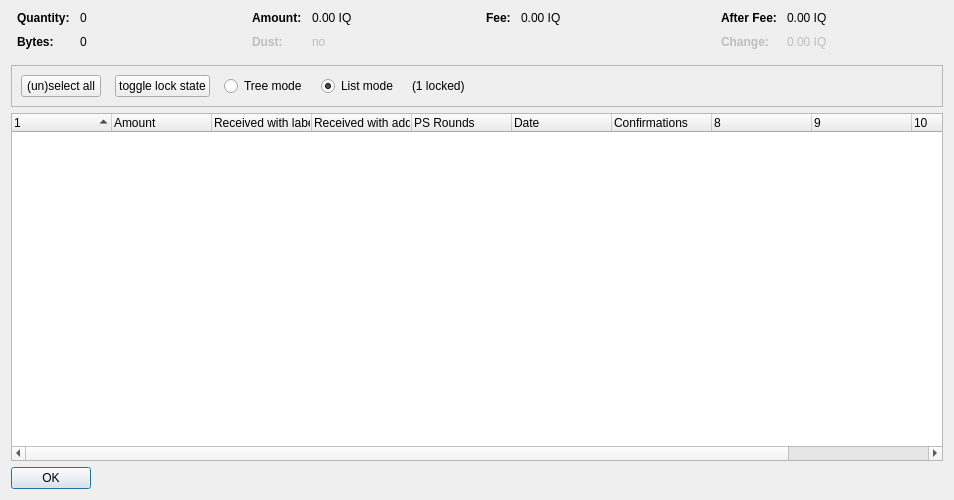
<?xml version="1.0" encoding="UTF-8"?>
<ui version="4.0">
 <class>CoinControlDialog</class>
 <widget class="QDialog" name="CoinControlDialog">
  <property name="geometry">
   <rect>
    <x>0</x>
    <y>0</y>
    <width>954</width>
    <height>500</height>
   </rect>
  </property>
  <property name="windowTitle">
   <string>Coin Selection</string>
  </property>
  <layout class="QVBoxLayout" name="verticalLayout">
   <item>
    <layout class="QHBoxLayout" name="horizontalLayoutTop" stretch="0,0,0,0">
     <property name="topMargin">
      <number>0</number>
     </property>
     <property name="bottomMargin">
      <number>10</number>
     </property>
     <item>
      <layout class="QFormLayout" name="formLayoutCoinControl1">
       <property name="horizontalSpacing">
        <number>10</number>
       </property>
       <property name="verticalSpacing">
        <number>10</number>
       </property>
       <property name="leftMargin">
        <number>6</number>
       </property>
       <property name="rightMargin">
        <number>6</number>
       </property>
       <item row="0" column="0">
        <widget class="QLabel" name="labelCoinControlQuantityText">
         <property name="font">
          <font>
           <weight>75</weight>
           <bold>true</bold>
          </font>
         </property>
         <property name="text">
          <string>Quantity:</string>
         </property>
        </widget>
       </item>
       <item row="0" column="1">
        <widget class="QLabel" name="labelCoinControlQuantity">
         <property name="cursor">
          <cursorShape>IBeamCursor</cursorShape>
         </property>
         <property name="contextMenuPolicy">
          <enum>Qt::ActionsContextMenu</enum>
         </property>
         <property name="text">
          <string notr="true">0</string>
         </property>
         <property name="textInteractionFlags">
          <set>Qt::LinksAccessibleByMouse|Qt::TextSelectableByKeyboard|Qt::TextSelectableByMouse</set>
         </property>
        </widget>
       </item>
       <item row="1" column="0">
        <widget class="QLabel" name="labelCoinControlBytesText">
         <property name="font">
          <font>
           <weight>75</weight>
           <bold>true</bold>
          </font>
         </property>
         <property name="text">
          <string>Bytes:</string>
         </property>
        </widget>
       </item>
       <item row="1" column="1">
        <widget class="QLabel" name="labelCoinControlBytes">
         <property name="cursor">
          <cursorShape>IBeamCursor</cursorShape>
         </property>
         <property name="contextMenuPolicy">
          <enum>Qt::ActionsContextMenu</enum>
         </property>
         <property name="text">
          <string notr="true">0</string>
         </property>
         <property name="textInteractionFlags">
          <set>Qt::LinksAccessibleByMouse|Qt::TextSelectableByKeyboard|Qt::TextSelectableByMouse</set>
         </property>
        </widget>
       </item>
      </layout>
     </item>
     <item>
      <layout class="QFormLayout" name="formLayoutCoinControl2">
       <property name="horizontalSpacing">
        <number>10</number>
       </property>
       <property name="verticalSpacing">
        <number>10</number>
       </property>
       <property name="leftMargin">
        <number>6</number>
       </property>
       <property name="rightMargin">
        <number>6</number>
       </property>
       <item row="0" column="0">
        <widget class="QLabel" name="labelCoinControlAmountText">
         <property name="font">
          <font>
           <weight>75</weight>
           <bold>true</bold>
          </font>
         </property>
         <property name="text">
          <string>Amount:</string>
         </property>
        </widget>
       </item>
       <item row="0" column="1">
        <widget class="QLabel" name="labelCoinControlAmount">
         <property name="cursor">
          <cursorShape>IBeamCursor</cursorShape>
         </property>
         <property name="contextMenuPolicy">
          <enum>Qt::ActionsContextMenu</enum>
         </property>
         <property name="text">
          <string notr="true">0.00 IQ</string>
         </property>
         <property name="textInteractionFlags">
          <set>Qt::LinksAccessibleByMouse|Qt::TextSelectableByKeyboard|Qt::TextSelectableByMouse</set>
         </property>
        </widget>
       </item>
       <item row="1" column="0">
        <widget class="QLabel" name="labelCoinControlLowOutputText">
         <property name="enabled">
          <bool>false</bool>
         </property>
         <property name="font">
          <font>
           <weight>75</weight>
           <bold>true</bold>
          </font>
         </property>
         <property name="text">
          <string>Dust:</string>
         </property>
        </widget>
       </item>
       <item row="1" column="1">
        <widget class="QLabel" name="labelCoinControlLowOutput">
         <property name="enabled">
          <bool>false</bool>
         </property>
         <property name="cursor">
          <cursorShape>IBeamCursor</cursorShape>
         </property>
         <property name="contextMenuPolicy">
          <enum>Qt::ActionsContextMenu</enum>
         </property>
         <property name="text">
          <string notr="true">no</string>
         </property>
         <property name="textInteractionFlags">
          <set>Qt::LinksAccessibleByMouse|Qt::TextSelectableByKeyboard|Qt::TextSelectableByMouse</set>
         </property>
        </widget>
       </item>
      </layout>
     </item>
     <item>
      <layout class="QFormLayout" name="formLayoutCoinControl3">
       <property name="horizontalSpacing">
        <number>10</number>
       </property>
       <property name="verticalSpacing">
        <number>10</number>
       </property>
       <property name="leftMargin">
        <number>6</number>
       </property>
       <property name="rightMargin">
        <number>6</number>
       </property>
       <item row="0" column="0">
        <widget class="QLabel" name="labelCoinControlFeeText">
         <property name="font">
          <font>
           <weight>75</weight>
           <bold>true</bold>
          </font>
         </property>
         <property name="text">
          <string>Fee:</string>
         </property>
        </widget>
       </item>
       <item row="0" column="1">
        <widget class="QLabel" name="labelCoinControlFee">
         <property name="cursor">
          <cursorShape>IBeamCursor</cursorShape>
         </property>
         <property name="contextMenuPolicy">
          <enum>Qt::ActionsContextMenu</enum>
         </property>
         <property name="text">
          <string notr="true">0.00 IQ</string>
         </property>
         <property name="textInteractionFlags">
          <set>Qt::LinksAccessibleByMouse|Qt::TextSelectableByKeyboard|Qt::TextSelectableByMouse</set>
         </property>
        </widget>
       </item>
      </layout>
     </item>
     <item>
      <layout class="QFormLayout" name="formLayoutCoinControl4">
       <property name="horizontalSpacing">
        <number>10</number>
       </property>
       <property name="verticalSpacing">
        <number>10</number>
       </property>
       <property name="leftMargin">
        <number>6</number>
       </property>
       <property name="rightMargin">
        <number>6</number>
       </property>
       <item row="0" column="0">
        <widget class="QLabel" name="labelCoinControlAfterFeeText">
         <property name="font">
          <font>
           <weight>75</weight>
           <bold>true</bold>
          </font>
         </property>
         <property name="text">
          <string>After Fee:</string>
         </property>
        </widget>
       </item>
       <item row="0" column="1">
        <widget class="QLabel" name="labelCoinControlAfterFee">
         <property name="cursor">
          <cursorShape>IBeamCursor</cursorShape>
         </property>
         <property name="contextMenuPolicy">
          <enum>Qt::ActionsContextMenu</enum>
         </property>
         <property name="text">
          <string notr="true">0.00 IQ</string>
         </property>
         <property name="textInteractionFlags">
          <set>Qt::LinksAccessibleByMouse|Qt::TextSelectableByKeyboard|Qt::TextSelectableByMouse</set>
         </property>
        </widget>
       </item>
       <item row="1" column="0">
        <widget class="QLabel" name="labelCoinControlChangeText">
         <property name="enabled">
          <bool>false</bool>
         </property>
         <property name="font">
          <font>
           <weight>75</weight>
           <bold>true</bold>
          </font>
         </property>
         <property name="text">
          <string>Change:</string>
         </property>
        </widget>
       </item>
       <item row="1" column="1">
        <widget class="QLabel" name="labelCoinControlChange">
         <property name="enabled">
          <bool>false</bool>
         </property>
         <property name="cursor">
          <cursorShape>IBeamCursor</cursorShape>
         </property>
         <property name="contextMenuPolicy">
          <enum>Qt::ActionsContextMenu</enum>
         </property>
         <property name="text">
          <string notr="true">0.00 IQ</string>
         </property>
         <property name="textInteractionFlags">
          <set>Qt::LinksAccessibleByMouse|Qt::TextSelectableByKeyboard|Qt::TextSelectableByMouse</set>
         </property>
        </widget>
       </item>
      </layout>
     </item>
    </layout>
   </item>
   <item>
    <widget class="QFrame" name="frame">
     <property name="minimumSize">
      <size>
       <width>0</width>
       <height>40</height>
      </size>
     </property>
     <property name="frameShape">
      <enum>QFrame::StyledPanel</enum>
     </property>
     <property name="frameShadow">
      <enum>QFrame::Sunken</enum>
     </property>
     <layout class="QHBoxLayout" name="horizontalLayout">
      <item>
       <layout class="QHBoxLayout" name="horizontalLayoutPanel" stretch="0,0,0,0,0,0">
        <property name="spacing">
         <number>14</number>
        </property>
        <item>
         <widget class="QPushButton" name="pushButtonSelectAll">
          <property name="sizePolicy">
           <sizepolicy hsizetype="Maximum" vsizetype="Fixed">
            <horstretch>0</horstretch>
            <verstretch>0</verstretch>
           </sizepolicy>
          </property>
          <property name="text">
           <string>(un)select all</string>
          </property>
          <property name="autoDefault">
           <bool>false</bool>
          </property>
         </widget>
        </item>
        <item>
         <widget class="QPushButton" name="pushButtonToggleLock">
          <property name="sizePolicy">
           <sizepolicy hsizetype="Maximum" vsizetype="Fixed">
            <horstretch>0</horstretch>
            <verstretch>0</verstretch>
           </sizepolicy>
          </property>
          <property name="text">
           <string>toggle lock state</string>
          </property>
          <property name="autoDefault">
           <bool>false</bool>
          </property>
         </widget>
        </item>
        <item>
         <widget class="QRadioButton" name="radioTreeMode">
          <property name="sizePolicy">
           <sizepolicy hsizetype="Maximum" vsizetype="Fixed">
            <horstretch>0</horstretch>
            <verstretch>0</verstretch>
           </sizepolicy>
          </property>
          <property name="text">
           <string>Tree mode</string>
          </property>
         </widget>
        </item>
        <item>
         <widget class="QRadioButton" name="radioListMode">
          <property name="sizePolicy">
           <sizepolicy hsizetype="Maximum" vsizetype="Fixed">
            <horstretch>0</horstretch>
            <verstretch>0</verstretch>
           </sizepolicy>
          </property>
          <property name="text">
           <string>List mode</string>
          </property>
          <property name="checked">
           <bool>true</bool>
          </property>
         </widget>
        </item>
        <item>
         <widget class="QLabel" name="labelLocked">
          <property name="text">
           <string>(1 locked)</string>
          </property>
         </widget>
        </item>
        <item>
         <spacer name="horizontalSpacer">
          <property name="orientation">
           <enum>Qt::Horizontal</enum>
          </property>
          <property name="sizeHint" stdset="0">
           <size>
            <width>40</width>
            <height>20</height>
           </size>
          </property>
         </spacer>
        </item>
       </layout>
      </item>
     </layout>
    </widget>
   </item>
   <item>
    <widget class="CoinControlTreeWidget" name="treeWidget">
     <property name="contextMenuPolicy">
      <enum>Qt::CustomContextMenu</enum>
     </property>
     <property name="sortingEnabled">
      <bool>false</bool>
     </property>
     <property name="columnCount">
      <number>11</number>
     </property>
     <attribute name="headerShowSortIndicator" stdset="0">
      <bool>true</bool>
     </attribute>
     <attribute name="headerStretchLastSection">
      <bool>false</bool>
     </attribute>
     <column>
      <property name="text">
       <string/>
      </property>
     </column>
     <column>
      <property name="text">
       <string>Amount</string>
      </property>
     </column>
     <column>
      <property name="text">
       <string>Received with label</string>
      </property>
     </column>
     <column>
      <property name="text">
       <string>Received with address</string>
      </property>
     </column>
     <column>
      <property name="text">
       <string>PS Rounds</string>
      </property>
     </column>
     <column>
      <property name="text">
       <string>Date</string>
      </property>
     </column>
     <column>
      <property name="text">
       <string>Confirmations</string>
      </property>
      <property name="toolTip">
       <string>Confirmed</string>
      </property>
     </column>
     <column>
      <property name="text">
       <string/>
      </property>
     </column>
     <column>
      <property name="text">
       <string/>
      </property>
     </column>
     <column>
      <property name="text">
       <string/>
      </property>
     </column>
     <column>
      <property name="text">
       <string/>
      </property>
     </column>
    </widget>
   </item>
   <item>
    <widget class="QDialogButtonBox" name="buttonBox">
     <property name="sizePolicy">
      <sizepolicy hsizetype="Maximum" vsizetype="Fixed">
       <horstretch>0</horstretch>
       <verstretch>0</verstretch>
      </sizepolicy>
     </property>
     <property name="orientation">
      <enum>Qt::Horizontal</enum>
     </property>
     <property name="standardButtons">
      <set>QDialogButtonBox::Ok</set>
     </property>
    </widget>
   </item>
  </layout>
 </widget>
 <customwidgets>
  <customwidget>
   <class>CoinControlTreeWidget</class>
   <extends>QTreeWidget</extends>
   <header>coincontroltreewidget.h</header>
  </customwidget>
 </customwidgets>
 <resources/>
 <connections/>
</ui>
